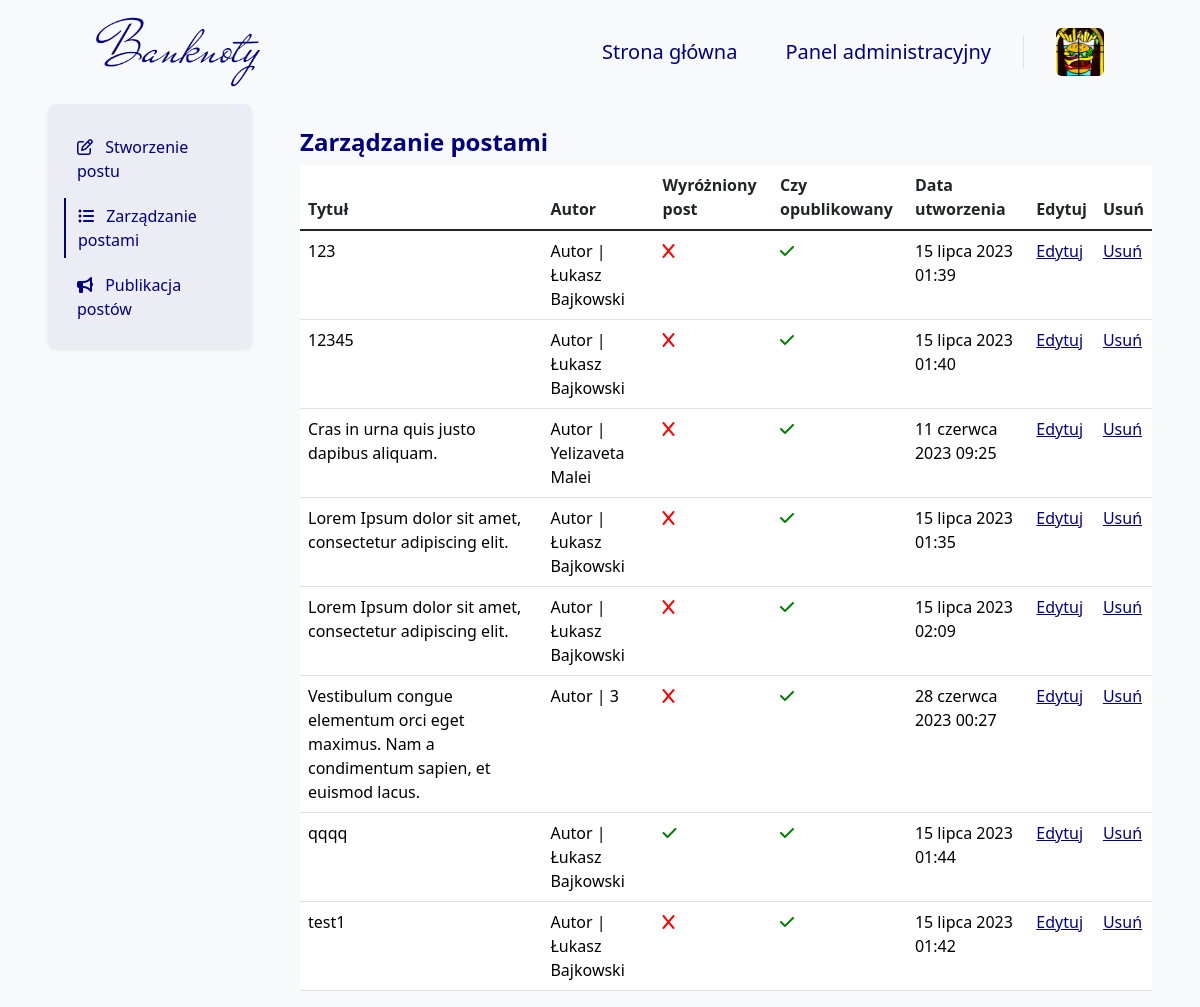
/article/AdminPanel/ (signed in), run on an earlier commit of the app's database.
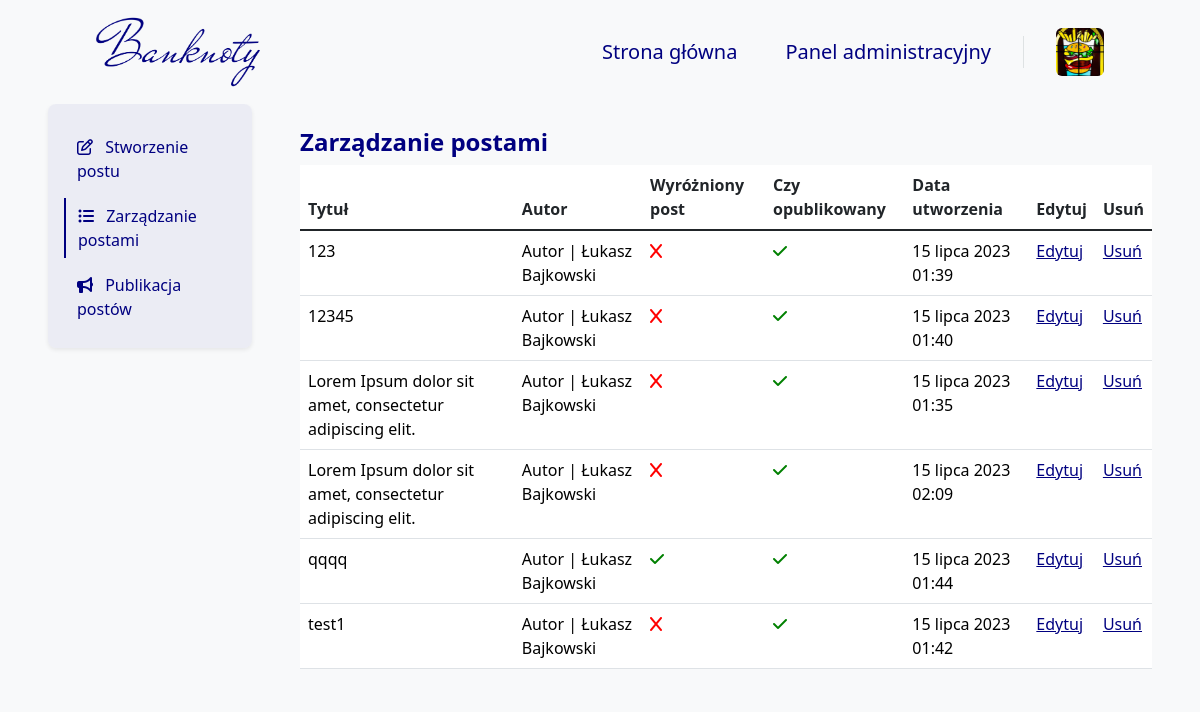
And on a later commit of the database.
### blog/models.py (models this page shows, shortened)
class Blog(models.Model):
    title = models.TextField(validators=[validate_title], verbose_name="Tytuł")
    content = RichTextField(verbose_name="Treść")
    introduction = models.TextField(validators=[validate_introduction], verbose_name="Wstęp", null=True)
    background = models.ImageField(
        null=False,
        blank=False,
        upload_to="images/post/",
        verbose_name="Tło wpisu")
    date_posted = models.DateTimeField(auto_now_add=True, verbose_name="Data publikacji")
    date_edited = models.DateTimeField(auto_now=True, verbose_name="Data ostatniej edycji")
    author = models.ForeignKey(Author, on_delete=models.CASCADE, verbose_name="Autor")
    favorite = models.BooleanField(null=False, blank=False, default=False, verbose_name='Czy wyróżnić post?')
    category = models.ManyToManyField(Category, max_length=256, blank=False, verbose_name="Kategorie",
                                      help_text="Wyświetlą się maksymalnie trzy kategorie")
    publiction_status = models.BooleanField(null=False, blank=False, default=False, verbose_name="Czy opublikować post?")
    def is_backgroud(self):
        if self.background:
            return True
        else:
            return False
    is_backgroud.boolean = True
    is_backgroud.short_description = 'Background picture'
    def is_publiction_status(self):
        if self.publiction_status:
            return True
        else:
            return False
    is_publiction_status.boolean = True
    is_publiction_status.short_description = 'Publication status'

class Author(models.Model):
    user = models.OneToOneField(User, on_delete=models.CASCADE, verbose_name="Użytkownik")
    bio = models.TextField(
        validators=[validate_bio],
        verbose_name="O autorze", help_text="Krótka informacja o autorze, maksymalnie 512 znaków.")
    profile_pic = models.ImageField(
        null=False, blank=False,
        upload_to="images/profile/",
        verbose_name="Zdjęcie profilowe")
    author_quote = models.TextField(null=False,
                                    blank=False,
                                    validators=[validate_author_quote],
                                    verbose_name='Cytat autora',
                                    help_text="Krótkie motto autora, maksymalnie 128 znaków.")
    author_function = models.TextField(null=False,
                                       blank=False,
                                       validators=[validate_author_function],
                                       verbose_name='Stanowisko autora',
                                       help_text="Nazwa funkcji jaką pełni autor.")
    author_url = models.URLField(null=True, blank=True, verbose_name="URL do strony użytkowanika")
    pinterest_url = models.URLField(
        validators=[validate_pinterest],
        null=True, blank=True, verbose_name="URL do Pinteresta")
    facebook_url = models.URLField(
        validators=[validate_facebook],
        null=True, blank=True, verbose_name="URL do Facebooka")
    twitter_url = models.URLField(
        validators=[validate_twitter],
        null=True, blank=True, verbose_name="URL do Twittera")
    instagram_url = models.URLField(
        validators=[validate_instagram],
        null=True, blank=True, verbose_name="URL do Instagrama")
    def __str__(self):
        if str(self.user.first_name) and str(self.user.last_name):
            return "Autor | " + str(self.user.first_name) + " " + str(self.user.last_name)
        else:
            return "Autor | " + str(self.user).capitalize()
    def is_profile_pic(self):
        if self.profile_pic:
            return True
        else:
            return False
    is_profile_pic.boolean = True
    is_profile_pic.short_description = 'Profile picture'
    def is_author_url(self):
        if self.author_url:
            return True
        else:
            return False
    is_author_url.boolean = True
    is_author_url.short_description = 'Author page'
    def is_pinterest_url(self):
        if self.pinterest_url:
            return True
        else:
            return False
    is_pinterest_url.boolean = True
    is_pinterest_url.short_description = 'Pinterest page'
    def is_twitter_url(self):
        if self.twitter_url:
            return True
        else:
            return False
    is_twitter_url.boolean = True
    is_twitter_url.short_description = 'Twitter page'
    def is_facebook_url(self):
        if self.facebook_url:
            return True
        else:
            return False
    is_facebook_url.boolean = True
    is_facebook_url.short_description = 'Facebook page'
    def is_instagram_url(self):
        if self.instagram_url:
            return True
        else:
            return False
    is_instagram_url.boolean = True
    is_instagram_url.short_description = 'Instagram page'

### blog/views_admin/content/post/post_views.py (the view)
# urls.py: path('article/AdminPanel/', post_manage_admin_panel_view, name='post_admin_panel'),
@superuser_required
def post_manage_admin_panel_view(request):
    post = Blog.objects.all().order_by('title')
    context = get_paginated_context(request, post, 10)
    return render(
        request,
        'AdminTemplates/Content/Post/PostManageAdmin.html',
        context
    )

### blog/views.py (called while the page is built)
def get_paginated_context(request, queryset, items_per_page=10):
    paginator = Paginator(queryset, items_per_page)
    page_number = request.GET.get('page')
    page_obj = paginator.get_page(page_number)
    context = {
        'page_obj': page_obj,
    }
    return context

### templates/AdminTemplates/Content/Post/PostManageAdmin.html (shortened to what this page needs)
{% extends 'base.html' %}
{% block navbar %}
    {% include 'Navbar/NavbarAdmin.html' %}
{% endblock %}
{% block content %}
    <div class="container-fluid">
        <div class="row">
            <div class="col-12 col-lg-3 px-5 px-lg-5 mx-auto bg-body-tertiary">
                {% include 'AdminTemplates/Content/Post/Elements/Navigation.html' %}
            </div>
            <div class="col-12 col-lg-9 px-5 px-lg-0 pe-lg-5 pt-4 pt-lg-3 mx-auto bg-body-tertiary mt-2">
                <h4 class="mb-0 pb-2 fw-bold text-navy">
                    Zarządzanie postami
                </h4>
                {% include 'AdminTemplates/Content/Post/Elements/Table/Post.html' %}
            </div>
        </div>
    </div>
{% endblock %}

### templates/AdminTemplates/Content/Post/Elements/Table/Post.html
<div class="table-responsive">
    <table class="table table-hover">
        <thead>
        <tr>
            <th scope="col">Tytuł</th>
            <th scope="col">Autor</th>
            <th scope="col">Wyróżniony post</th>
            <th scope="col">Czy opublikowany</th>
            <th scope="col">Data utworzenia</th>
            <th scope="col">Edytuj</th>
            <th scope="col">Usuń</th>
        </tr>
        </thead>
        <tbody class="table-group-divider">
        {% for blog in page_obj %}
            <tr>
                <td>
                    <a class="admin_panel_link" href="{% url 'post_detail_admin_panel' blog.pk %}">
                        {{ blog.title }}
                    </a>
                </td>
                <td>
                    <a class="admin_panel_link" href="{% url 'post_detail_admin_panel' blog.pk %}">
                        {{ blog.author }}
                    </a>
                </td>
                <td>
                    <a class="admin_panel_link" href="{% url 'post_detail_admin_panel' blog.pk %}">
                        {% if blog.favorite %}
                            <i class="fa-solid fa-check"></i>
                        {% else %}
                            <i class="fa-solid fa-x"></i>
                        {% endif %}
                    </a>
                </td>
                <td>
                    <a class="admin_panel_link" href="{% url 'post_detail_admin_panel' blog.pk %}">
                        {% if blog.publiction_status %}
                            <i class="fa-solid fa-check"></i>
                        {% else %}
                            <i class="fa-solid fa-x"></i>
                        {% endif %}
                    </a>
                </td>
                <td>
                    <a class="admin_panel_link" href="{% url 'post_detail_admin_panel' blog.pk %}">
                        {{ blog.date_posted }}
                    </a>
                </td>
                <td>
                    <a class="admin_panel_edit_link" href="{% url 'post_edit_admin_panel' blog.pk %}">
                        Edytuj
                    </a>
                </td>
                <td>
                    <a class="admin_panel_edit_link" href="{% url 'post_delete_admin_panel' blog.pk %}">
                        Usuń
                    </a>
                </td>
            </tr>
        {% endfor %}
        </tbody>
    </table>
</div>

What changed in the data, as far as the page shows it:
removed Blog: title "Cras in urna quis justo dapibus aliquam.", author "Autor | Yelizaveta Malei", favorite False (drawn), publiction_status True (drawn), date_posted "11 czerwca 2023 09:25"
removed Blog: title "Vestibulum congue elementum orci eget maximus. Nam a condimentum sapien, et euismod lacus.", author "Autor | 3", favorite False (drawn), publiction_status True (drawn), date_posted "28 czerwca 2023 00:27"
